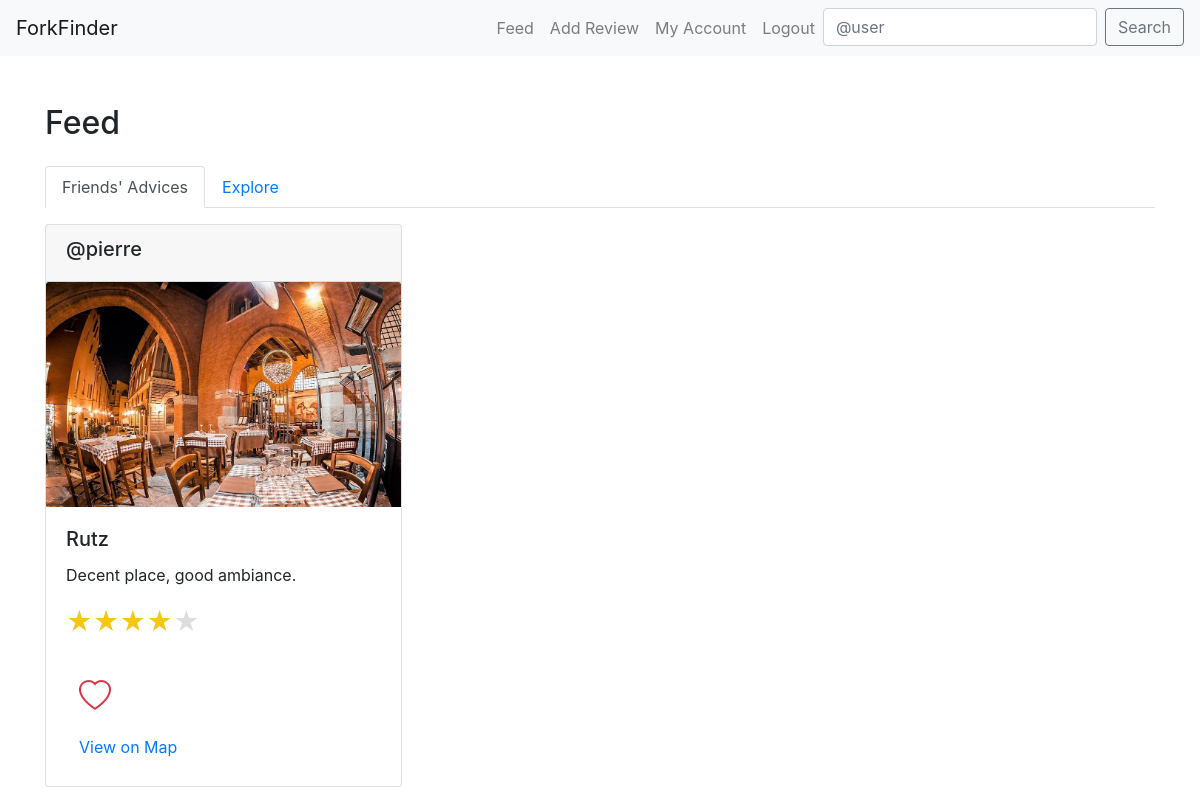
/feed/ (signed in), run on an earlier commit of the app's database.
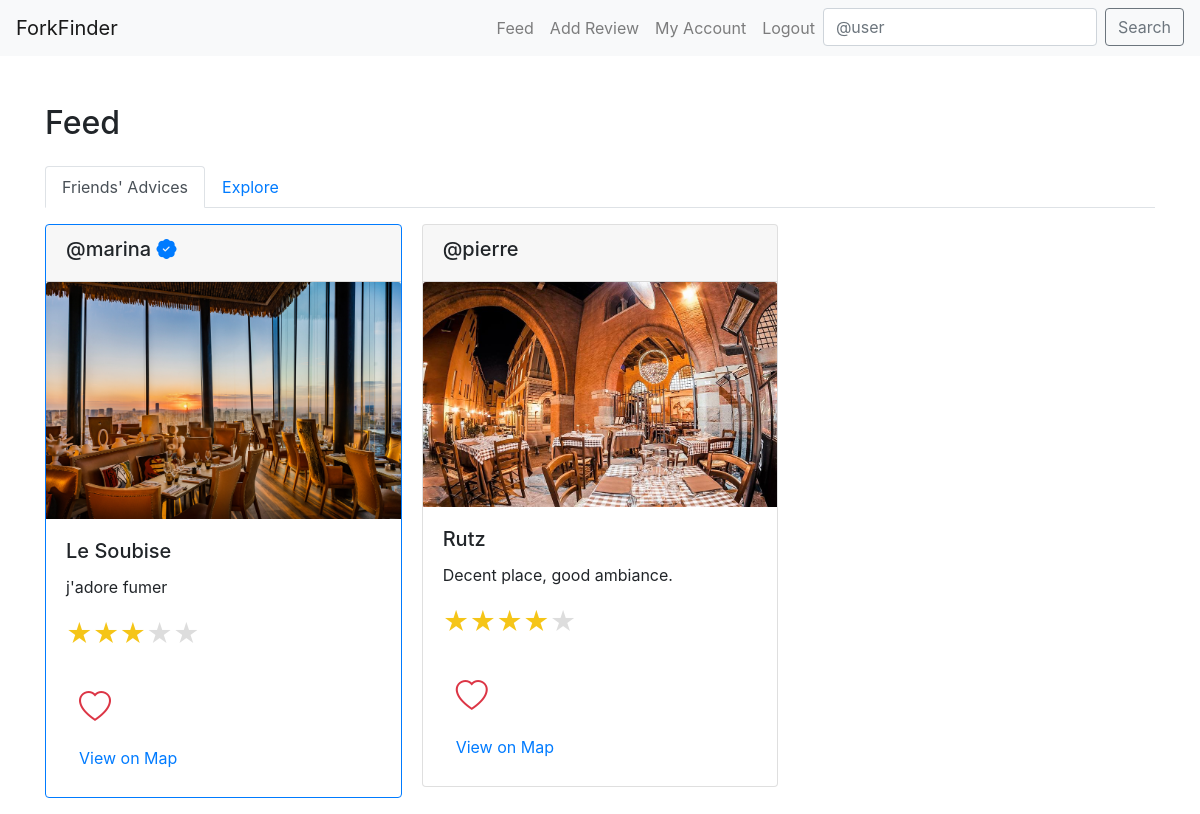
And on a later commit of the database.
### core/models.py (models this page shows, shortened)
class Review(models.Model):
    user = models.ForeignKey(User, related_name="reviews", on_delete=models.CASCADE)
    restaurant = models.ForeignKey(Restaurant, on_delete=models.CASCADE)
    body = models.CharField(max_length=255)
    rating = models.PositiveSmallIntegerField()
    taste_rating = models.PositiveSmallIntegerField(blank=True, null=True)
    presentation_rating = models.PositiveSmallIntegerField(blank=True, null=True)
    service_rating = models.PositiveSmallIntegerField(blank=True, null=True)
    photo = models.ImageField(upload_to='media/review_photos/')
    is_featured = models.BooleanField(default=False)
    created_at = models.DateTimeField(auto_now_add=True)

class Restaurant(models.Model):
    place_id = models.CharField(max_length=255, unique=True)
    name = models.CharField(max_length=60)
    address = models.CharField(max_length=120,blank=True,null=True)
    longitude = models.CharField(max_length=255)
    latitude = models.CharField(max_length=255)

### core/views.py (the view, shortened to what this page needs)
# urls.py: path('feed/', FeedView.as_view(), name="feed"),
class FeedView(LoginRequiredMixin,View):
    template_name = 'feed.html'
    def get(self, request, *args, **kwargs):
        recommended_reviews = get_recommended_reviews(request.user)
        profile = request.user.profile
        favorite_reviews = profile.favorite_reviews.all()
        followed_users = profile.follows.all()
        followed_reviews = Review.objects.filter(user__profile__in=followed_users).order_by('-created_at')
        return render(request, self.template_name, {
            "recommended_reviews": recommended_reviews,
            "favorite_reviews": favorite_reviews,
            "followed_reviews": followed_reviews,
        })

### core/models.py (called while the page is built)
    def is_culinary_critic(self):
        return self.user_type == 'critic'

### core/utils.py (called while the page is built)
def haversine(lon1, lat1, lon2, lat2):
    lon1, lat1, lon2, lat2 = map(math.radians, [lon1, lat1, lon2, lat2])
    dlon = lon2 - lon1
    dlat = lat2 - lat1
    a = math.sin(dlat/2)**2 + math.cos(lat1) * math.cos(lat2) * math.sin(dlon/2)**2
    c = 2 * math.atan2(math.sqrt(a), math.sqrt(1-a))
    r = 6371 #in km
    return c * r

### templates/feed.html (shortened to what this page needs)
{% extends "base.html" %}
{% block content %}
    <h2 class="mb-4">Feed</h2>
    <ul class="nav nav-tabs" id="feedTabs" role="tablist">
        <li class="nav-item">
            <a class="nav-link active" id="friends-tab" data-toggle="tab" href="#friends" role="tab" aria-controls="friends" aria-selected="true">Friends' Advices</a>
        </li>
        <li class="nav-item">
            <a class="nav-link" id="explore-tab" data-toggle="tab" href="#explore" role="tab" aria-controls="explore" aria-selected="false">Explore</a>
        </li>
    </ul>
    <div class="tab-content mt-3" id="feedTabsContent">
        <div class="tab-pane fade show active" id="friends" role="tabpanel" aria-labelledby="friends-tab">
            <div class="card-columns">
                    {% for review in followed_reviews %}
                        <div class="card mb-3 {% if review.is_featured %}border-primary{% endif %}">
                            <div class="card-header">
                                <h5>@{{ review.user.username }}
                                    {% if review.user.profile.is_culinary_critic %}
                                        <i class="bi bi-patch-check-fill text-primary" title="Verified"></i>
                                    {% endif %}
                                </h5>
                            </div>
                            <img src="{{ review.photo.url }}" class="card-img-top" alt="Restaurant Photo">
                            <div class="card-body">
                                <h5 class="card-title">{{ review.restaurant.name }}</h5>
                                <p class="card-text">{{ review.body }}</p>
                                <p class="card-text">
                                    <small class="text-muted">
                                        <span class="star-rating">
                                            {% for i in "54321" %}
                                                <label style="color: {% if i|add:0 <= review.rating %}#f5c518{% else %}#ddd{% endif %};">&#9733;</label>
                                            {% endfor %}
                                        </span>
                                    </small>
                                </p>
                                <form method="post" action="{% url 'feed' %}">
                                    <button type="submit" class="btn btn-link">
                                        {% if review in favorite_reviews %}
                                            <i class="bi bi-heart-fill text-danger" style="font-size: 2rem;"></i>
                                        {% else %}
                                            <i class="bi bi-heart text-danger" style="font-size: 2rem;"></i>
                                        {% endif %}
                                    </button>
                                </form>
                                <a href="{% url 'view_on_map' review.restaurant.id %}" class="btn btn-link">View on Map</a>
                            </div>
                        </div>
                    {% endfor %}
            </div>
        </div>
    </div>
{% endblock %}

What changed in the data, as far as the page shows it:
added Review: user.username "marina", photo (picture), restaurant.name "Le Soubise", body "j'adore fumer", is_featured True (drawn)
